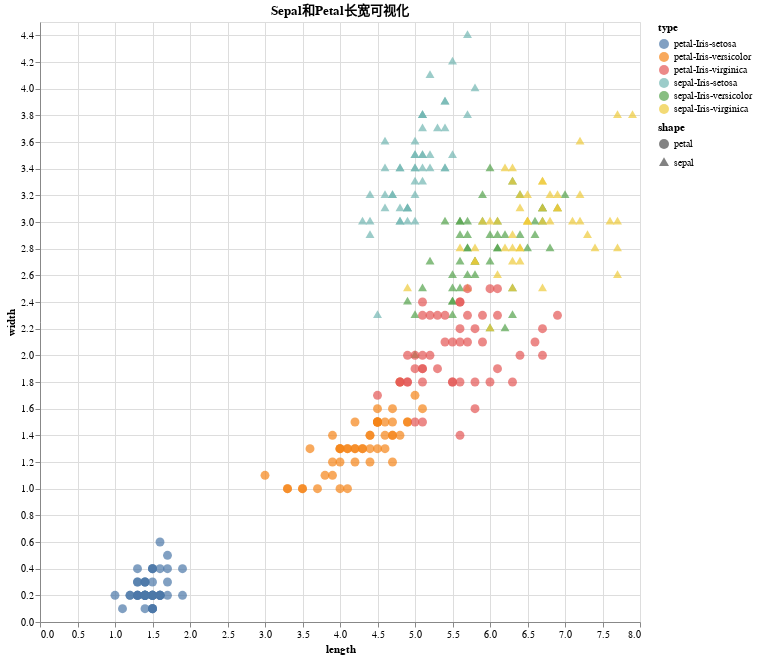

Notebook source saved alongside this figure:
### Code cell
# Create a new dataframe, combining the sepal and petal data in one column
# The new dataframe will have three columns: length, width, type
# The type column's value is "sepal_" + class or "petal_" + class
df2 = pd.DataFrame()
df2['length'] = df['sepal_length'].append(df['petal_length'])
df2['width'] = df['sepal_width'].append(df['petal_width'])
df2['type'] = ['sepal-' + i for i in df['class']] + ['petal-' + i for i in df['class']]
# Keep the original sepal or petal type in a new column
df2['shape'] = ['sepal'] * len(df) + ['petal'] * len(df)
df2.head()

# df2.describe()

# For each kind of flower, plot its sepal and its petal in different shape, but in same color
# The color of the flower is determined by its class
# For type starts with "petal" the shape is circle, otherwise it is square
# The X is length, Y is width, both for sepal and petal
# For each class and type, plot its data in different shape
# The point should be solid, and its size should be 10
alt.Chart(df2).mark_point(
    filled=True,
    size=80,
).encode(
    x='length',
    y='width',
    color='type',
    # Shape should be determined by the type, only options are circle and triangle
    shape=alt.Shape('shape', scale=alt.Scale(range=['circle', 'triangle'])),
    tooltip=['length', 'width', 'type'],
).interactive().properties(
    title='Sepal和Petal长宽可视化',
    width=600,
    height=600
)

### Figure 1 — Vega-Lite specification as saved in the notebook (floating-point values rounded to 4 significant figures; data arrays with more than 128 entries replaced by an {"elided": "..."} marker saying what was removed)
{"config": {"view": {"continuousWidth": 400, "continuousHeight": 300}}, "data": {"name": "data-cfe5b1e8c0672b7cee7cc9a5a3f478e4"}, "mark": {"type": "point", "filled": true, "size": 80}, "encoding": {"color": {"type": "nominal", "field": "type"}, "shape": {"type": "nominal", "field": "shape", "scale": {"range": ["circle", "triangle"]}}, "tooltip": [{"type": "quantitative", "field": "length"}, {"type": "quantitative", "field": "width"}, {"type": "nominal", "field": "type"}], "x": {"type": "quantitative", "field": "length"}, "y": {"type": "quantitative", "field": "width"}}, "height": 600, "selection": {"selector027": {"type": "interval", "bind": "scales", "encodings": ["x", "y"]}}, "title": "Sepal和Petal长宽可视化", "width": 600, "$schema": "https://vega.github.io/schema/vega-lite/v4.8.1.json", "datasets": {"data-cfe5b1e8c0672b7cee7cc9a5a3f478e4": {"elided": "300 records"}}}
